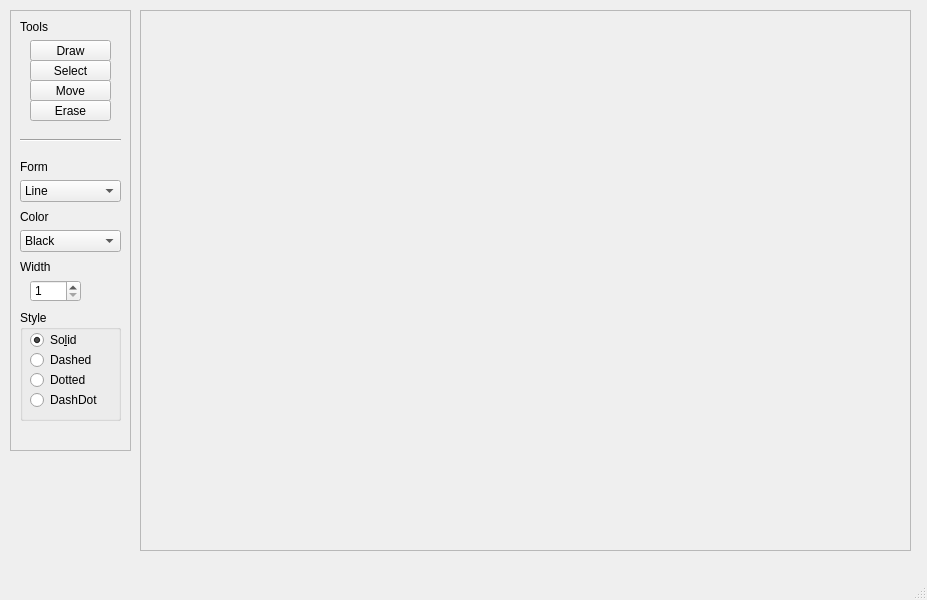
<?xml version="1.0" encoding="UTF-8"?>
<ui version="4.0">
 <class>MainWindow</class>
 <widget class="QMainWindow" name="MainWindow">
  <property name="geometry">
   <rect>
    <x>0</x>
    <y>0</y>
    <width>927</width>
    <height>600</height>
   </rect>
  </property>
  <property name="windowTitle">
   <string>MainWindow</string>
  </property>
  <widget class="QWidget" name="centralwidget">
   <widget class="QFrame" name="toolsFrame">
    <property name="geometry">
     <rect>
      <x>10</x>
      <y>10</y>
      <width>121</width>
      <height>441</height>
     </rect>
    </property>
    <property name="frameShape">
     <enum>QFrame::StyledPanel</enum>
    </property>
    <property name="frameShadow">
     <enum>QFrame::Raised</enum>
    </property>
    <widget class="QPushButton" name="drawToolButton">
     <property name="geometry">
      <rect>
       <x>20</x>
       <y>30</y>
       <width>81</width>
       <height>21</height>
      </rect>
     </property>
     <property name="baseSize">
      <size>
       <width>0</width>
       <height>0</height>
      </size>
     </property>
     <property name="text">
      <string>Draw</string>
     </property>
     <property name="icon">
      <iconset resource="images.qrc">
       <normaloff>:/images/images/draw.png</normaloff>:/images/images/draw.png</iconset>
     </property>
     <property name="checkable">
      <bool>false</bool>
     </property>
    </widget>
    <widget class="QPushButton" name="selectToolButton">
     <property name="geometry">
      <rect>
       <x>20</x>
       <y>50</y>
       <width>81</width>
       <height>21</height>
      </rect>
     </property>
     <property name="text">
      <string>Select</string>
     </property>
     <property name="icon">
      <iconset resource="images.qrc">
       <normaloff>:/images/images/select.png</normaloff>:/images/images/select.png</iconset>
     </property>
    </widget>
    <widget class="QPushButton" name="moveToolButton">
     <property name="geometry">
      <rect>
       <x>20</x>
       <y>70</y>
       <width>81</width>
       <height>21</height>
      </rect>
     </property>
     <property name="text">
      <string>Move</string>
     </property>
     <property name="icon">
      <iconset resource="images.qrc">
       <normaloff>:/images/images/move.png</normaloff>:/images/images/move.png</iconset>
     </property>
    </widget>
    <widget class="QLabel" name="label">
     <property name="geometry">
      <rect>
       <x>10</x>
       <y>10</y>
       <width>58</width>
       <height>14</height>
      </rect>
     </property>
     <property name="text">
      <string>Tools</string>
     </property>
    </widget>
    <widget class="Line" name="line">
     <property name="geometry">
      <rect>
       <x>10</x>
       <y>120</y>
       <width>101</width>
       <height>20</height>
      </rect>
     </property>
     <property name="orientation">
      <enum>Qt::Horizontal</enum>
     </property>
    </widget>
    <widget class="QPushButton" name="eraseToolButton">
     <property name="geometry">
      <rect>
       <x>20</x>
       <y>90</y>
       <width>81</width>
       <height>21</height>
      </rect>
     </property>
     <property name="text">
      <string>Erase</string>
     </property>
     <property name="icon">
      <iconset resource="images.qrc">
       <normaloff>:/images/images/effacer.png</normaloff>:/images/images/effacer.png</iconset>
     </property>
    </widget>
    <widget class="QWidget" name="drawOptions" native="true">
     <property name="geometry">
      <rect>
       <x>0</x>
       <y>140</y>
       <width>120</width>
       <height>291</height>
      </rect>
     </property>
     <widget class="QLabel" name="label_4">
      <property name="geometry">
       <rect>
        <x>10</x>
        <y>10</y>
        <width>58</width>
        <height>14</height>
       </rect>
      </property>
      <property name="text">
       <string>Form</string>
      </property>
     </widget>
     <widget class="QComboBox" name="formComboBox">
      <property name="geometry">
       <rect>
        <x>10</x>
        <y>30</y>
        <width>101</width>
        <height>22</height>
       </rect>
      </property>
      <item>
       <property name="text">
        <string>Line</string>
       </property>
      </item>
      <item>
       <property name="text">
        <string>Rectangle</string>
       </property>
      </item>
      <item>
       <property name="text">
        <string>Ellipse</string>
       </property>
      </item>
     </widget>
     <widget class="QLabel" name="label_2">
      <property name="geometry">
       <rect>
        <x>10</x>
        <y>60</y>
        <width>58</width>
        <height>14</height>
       </rect>
      </property>
      <property name="text">
       <string>Color</string>
      </property>
     </widget>
     <widget class="QComboBox" name="colorComboBox">
      <property name="geometry">
       <rect>
        <x>10</x>
        <y>80</y>
        <width>101</width>
        <height>22</height>
       </rect>
      </property>
      <item>
       <property name="text">
        <string>Black</string>
       </property>
      </item>
      <item>
       <property name="text">
        <string>Red</string>
       </property>
      </item>
      <item>
       <property name="text">
        <string>Green</string>
       </property>
      </item>
      <item>
       <property name="text">
        <string>Blue</string>
       </property>
      </item>
      <item>
       <property name="text">
        <string>White</string>
       </property>
      </item>
      <item>
       <property name="text">
        <string>Cyan</string>
       </property>
      </item>
      <item>
       <property name="text">
        <string>Yellow</string>
       </property>
      </item>
      <item>
       <property name="text">
        <string>Magenta</string>
       </property>
      </item>
      <item>
       <property name="text">
        <string>Gray</string>
       </property>
      </item>
     </widget>
     <widget class="QLabel" name="label_3">
      <property name="geometry">
       <rect>
        <x>10</x>
        <y>110</y>
        <width>58</width>
        <height>14</height>
       </rect>
      </property>
      <property name="text">
       <string>Width</string>
      </property>
     </widget>
     <widget class="QSpinBox" name="widthSpinBox">
      <property name="geometry">
       <rect>
        <x>20</x>
        <y>130</y>
        <width>51</width>
        <height>22</height>
       </rect>
      </property>
      <property name="minimum">
       <number>1</number>
      </property>
      <property name="maximum">
       <number>25</number>
      </property>
     </widget>
     <widget class="QGroupBox" name="styleGroupBox">
      <property name="geometry">
       <rect>
        <x>10</x>
        <y>160</y>
        <width>101</width>
        <height>111</height>
       </rect>
      </property>
      <property name="title">
       <string>Style</string>
      </property>
      <widget class="QRadioButton" name="solidStyleRadioButton">
       <property name="geometry">
        <rect>
         <x>10</x>
         <y>20</y>
         <width>81</width>
         <height>20</height>
        </rect>
       </property>
       <property name="text">
        <string>So&amp;lid</string>
       </property>
       <property name="checked">
        <bool>true</bool>
       </property>
      </widget>
      <widget class="QRadioButton" name="dashedStyleRadioButton">
       <property name="geometry">
        <rect>
         <x>10</x>
         <y>40</y>
         <width>81</width>
         <height>20</height>
        </rect>
       </property>
       <property name="text">
        <string>Dashed</string>
       </property>
      </widget>
      <widget class="QRadioButton" name="dottedStyleRadioButton">
       <property name="geometry">
        <rect>
         <x>10</x>
         <y>60</y>
         <width>81</width>
         <height>20</height>
        </rect>
       </property>
       <property name="text">
        <string>Dotted</string>
       </property>
      </widget>
      <widget class="QRadioButton" name="dashDotStyleRadioButton">
       <property name="geometry">
        <rect>
         <x>10</x>
         <y>80</y>
         <width>81</width>
         <height>20</height>
        </rect>
       </property>
       <property name="text">
        <string>DashDot</string>
       </property>
      </widget>
     </widget>
     <zorder>label_4</zorder>
     <zorder>formComboBox</zorder>
     <zorder>label_2</zorder>
     <zorder>colorComboBox</zorder>
     <zorder>label_4</zorder>
     <zorder>formComboBox</zorder>
     <zorder>label_2</zorder>
     <zorder>colorComboBox</zorder>
     <zorder>label_3</zorder>
     <zorder>widthSpinBox</zorder>
     <zorder>styleGroupBox</zorder>
    </widget>
   </widget>
   <widget class="QFrame" name="drawFrame">
    <property name="geometry">
     <rect>
      <x>140</x>
      <y>10</y>
      <width>771</width>
      <height>541</height>
     </rect>
    </property>
    <property name="frameShape">
     <enum>QFrame::StyledPanel</enum>
    </property>
    <property name="frameShadow">
     <enum>QFrame::Raised</enum>
    </property>
    <widget class="zone_de_dessin" name="zoneDessin" native="true">
     <property name="geometry">
      <rect>
       <x>10</x>
       <y>10</y>
       <width>751</width>
       <height>521</height>
      </rect>
     </property>
    </widget>
   </widget>
  </widget>
  <widget class="QMenuBar" name="menubar">
   <property name="geometry">
    <rect>
     <x>0</x>
     <y>0</y>
     <width>927</width>
     <height>19</height>
    </rect>
   </property>
  </widget>
  <widget class="QStatusBar" name="statusbar"/>
 </widget>
 <customwidgets>
  <customwidget>
   <class>zone_de_dessin</class>
   <extends>QWidget</extends>
   <header>zone_de_dessin.h</header>
   <container>1</container>
  </customwidget>
 </customwidgets>
 <resources>
  <include location="images.qrc"/>
 </resources>
 <connections/>
</ui>
